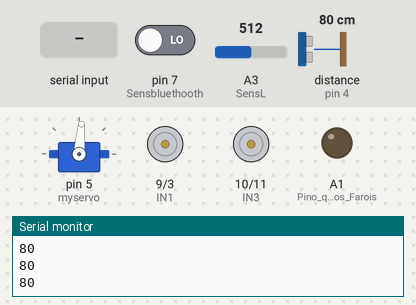
Simulated run of this sketch. Board: Arduino Uno, built with avr-gcc and run on an emulated ATmega328P. On the bench: servo, motor-driver pin pairs drawn as motors (green arrow = first pin HIGH = forward, orange = second pin HIGH = backward, longer = more drive), output pins drawn as LEDs (lit = HIGH), the last lines printed to the serial monitor. Inputs (shaded band) come from the test bench; at power-on: A3 (SensL) = 512, pin 7 (Sensbluethooth) LOW, distance to the obstacle (sensor on pin 4) 80 cm.

Above: at 5.9 s.
6.0 s: A3 (SensL) set to 886
7.5 s: A3 (SensL) set to 915
At 8.4 s:
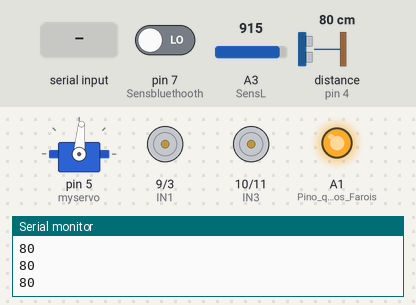
9.3 s: pin 7 (Sensbluethooth) driven HIGH
12.5 s: "<A>" received over Serial
At 12.65 s:
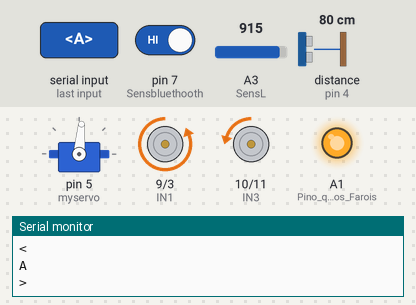
14.2 s: "<C>" received over Serial
At 14.7 s:
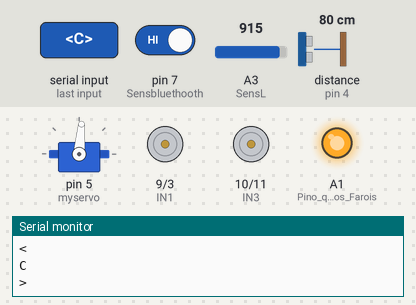
15.9 s: byte 66 ('B') received over Serial
At 17.1 s:
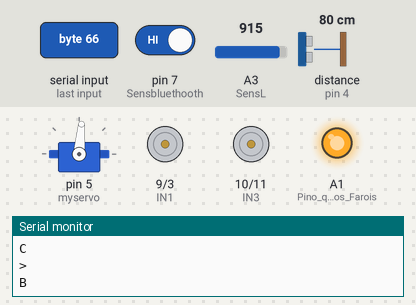
Timing chart, 0 to 18.5 s (numbered marks = the images above; inputs shaded):
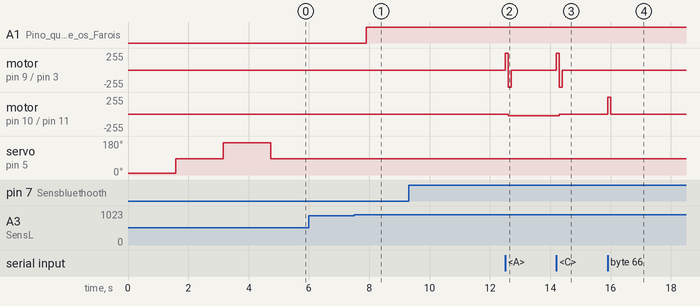

Measured:
- the behaviour switches between 899 and 900 on A3 (SensL) (found by bisection; images 0 and 1)
- after the input at 7.5 s, A1 (Pino_que_acende_os_Farois): LOW → HIGH after 0.40 s
- after the input at 12.5 s, motor on pin 9 (IN1) / pin 3 (IN2): stopped → forward 255/255 at once, → backward 255/255 0.10 s later, → stopped 0.10 s later; motor on pin 10 (IN3) / pin 11 (IN4): stopped → backward 25/255 after 0.10 s
- after the input at 14.2 s, motor on pin 9 (IN1) / pin 3 (IN2): stopped → forward 255/255 at once, → backward 255/255 0.10 s later, → stopped 0.10 s later; motor on pin 10 (IN3) / pin 11 (IN4): backward 25/255 → stopped after 0.10 s
- after the input at 15.9 s, motor on pin 10 (IN3) / pin 11 (IN4): stopped → forward 255/255 at once, → stopped 0.10 s later

The sketch:

carrinho.ino
```cpp
#include <HCSR04.h>
#include <Servo.h>

Servo myservo;


UltraSonicDistanceSensor distanceSensor(2, 4);  // Initialize sensor that uses digital pins 2 and 4.


#define Vdir myservo.write(10);
#define Vfren myservo.write(85);
#define Vesq myservo.write(170);


// Definitions of Arduino pins connected to the H-Bridge inputs
const int IN1 = 9;   // Left
const int IN2 = 3;   // Right
const int IN3 = 10;  // Backward
const int IN4 = 11;  // Forward
const int SensR = A2;
const int SensL = A3;
const int Sensbluethooth = 7;


//  ____________Variaveis Globais________________

bool sensorRe = true;
int Amedir[16];
int mediu, speed = 0;
int pos = 0;
bool D, F, E = false;
bool R, L, U, M = false;  //Right - Direita, Left - Esquerda, U - Frente, M -  Mediu
bool acel = false;
bool thooth = false;

// ___________Diretivas do copilador _______________


void setup() {
  pinMode(IN1, OUTPUT);
  pinMode(IN2, OUTPUT);
  pinMode(IN3, OUTPUT);
  pinMode(IN4, OUTPUT);
  pinMode(Sensbluethooth, INPUT);
  pinMode(A1, OUTPUT);  // Pino que acende os Farois
  pinMode(SensR, INPUT);   // Pino sensor traseiro
  pinMode(A3, INPUT);  // Pino que sensor de luminosidade
  Serial.begin(9600);
  myservo.attach(5);
  Vfren;

  bool thooth = digitalRead(Sensbluethooth);
  if (thooth) {
    bluethooth();
  }

 Scanner();
}
//---------------------------------------------------------------
void loop() {
   medir();
  if(mediu <=50 && acel == true){
    digitalWrite(IN3, HIGH);
    digitalWrite(IN4, HIGH);
    Scanner(); }
  farol();
  bool thooth = digitalRead(Sensbluethooth);
  if (thooth) {
    bluethooth();
  }

}
//-------------------------------------------------------------------

void Scanner() {
  digitalWrite(IN3, LOW);
  digitalWrite(IN4, LOW);
  digitalWrite(IN2, LOW);
  digitalWrite(IN1, LOW);
  acel = false;
  int esquerda, frente, direita = 0;
  Vdir;
  medir();
  direita = mediu;
  Vfren;
  medir();
  frente = mediu;
  Vesq;
  medir();
  esquerda = mediu;

  if (direita > frente && direita > esquerda && !D) {  //  Vira para direita
    Serial.println("Virei direita");
    turnRight();
    acelera();
    D = true;
    E = false;
    F = false;
  }

  else if (frente > esquerda && frente > direita) {  // Virar frente
    Serial.println("Virei pra frente");
    center();
    acelera();
    D = false;
    E = false;
    F = true;
  } else if (esquerda > direita && esquerda > frente) {
    Serial.println("Virei pra esquerda");
    turnLeft();
    acelera();
    D = false;
    E = true;
    F = false;
  }
}

void farol() {
  int led = analogRead(SensL);
  if (led >= 900) {
    digitalWrite(A1, HIGH);
  } else {
    digitalWrite(A1, LOW);
  }
}


int medir() {

  int s = 0;
  int x, Stotal = 0;
  mediu = 0;
  for (x = 0; x < 15; x++) {
    s = distanceSensor.measureDistanceCm();
    Amedir[x] = s;
    delay(100);
  }

  for (x = 0; x < 15; x++) {
    Stotal = Stotal + Amedir[x];
  }
  mediu = (Stotal / 15);
  Serial.println(mediu);
  Vfren;
  return mediu;
}

void turnLeft() {
  if (!L && !E) {
    for (int x = 0; x < 7; x++) {  // Ajuste de angulo
      digitalWrite(IN1, HIGH);     // Ajusta mais força
      delay(100);
      digitalWrite(IN1, LOW);
      delay(50);  // Ajusta menos força
      L = true;
      R = false;
    }
  }
}

void turnRight() {
  if (!R && !D) {
    digitalWrite(IN2, HIGH);  // Ajusta mais força
    delay(300);
    digitalWrite(IN2, LOW);
    delay(50);
    neutro();
    delay(100);
    L = false;
    R = true;
  }
}

void center() {
  if (!F) {
    if (R) {
      digitalWrite(IN1, HIGH);  // Ajusta mais força
      delay(200);
      digitalWrite(IN1, LOW);
      delay(50);
    } else if (L) {
      digitalWrite(IN2, HIGH);  // Ajusta mais força
      delay(200);
      digitalWrite(IN2, LOW);
      delay(50);
    }
  }
}


void neutro() {
  medir();
  digitalWrite(IN3, HIGH);
  digitalWrite(IN4, HIGH);
  delay(10);
  digitalWrite(IN3, LOW);
  digitalWrite(IN4, LOW);
}

void acelera() {
  analogWrite(IN4, 150);
  acel = true;
}
void bluethooth() {

  bool move, r, led = false;
  neutro();

  bool thooth = digitalRead(Sensbluethooth);

  while (thooth) {

    bool thooth = digitalRead(Sensbluethooth);

    if (Serial.available()) {
      char input = Serial.read();
      Serial.println(input);
      if (input == 'A')  // ACELERAR
      {
        speed = speed + 25;
        analogWrite(IN4, speed);
        if(speed >=255)speed=255;
      } else if (input == 'C') {  // FREIO
        digitalWrite(IN3, LOW);
        digitalWrite(IN4, LOW);
        digitalWrite(IN1, LOW);
        digitalWrite(IN2, LOW);
        speed = 50;
      }  else if (input == 'D' && !led) {
        led = true;
        digitalWrite(A1, HIGH);
      } else if (led) {
        led = false;
        digitalWrite(A1, LOW);
      } else if (input == '>') {
        digitalWrite(IN2, HIGH);
        delay(100);
        digitalWrite(IN2, LOW);
      } else if(input == 'B'){
        digitalWrite(IN3, HIGH);
        delay(100);
        digitalWrite(IN3, LOW);
      } else if (input == '<') {
        digitalWrite(IN1, HIGH);
        delay(100);
        digitalWrite(IN1, LOW);}
    }
  }
}
```
